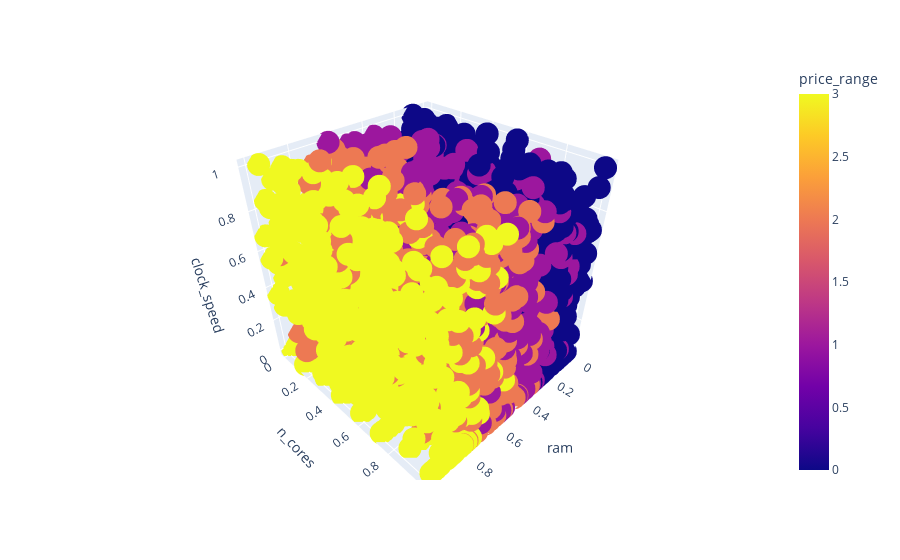

The code cell stored with this chart in its notebook:
### Code cell
fig = px.scatter_3d(df_normalized, x="ram", y="n_cores", z="clock_speed", color="price_range")
#fig = px.scatter(df_normalized, x="clock_speed", y="ram", color="price_range")
fig.show()

### Figure 1 — Plotly figure (JSON) as saved in the notebook; plotly's stock layout.template omitted (floating-point values rounded to 4 significant figures; data arrays with more than 128 entries replaced by an {"elided": "..."} marker saying what was removed)
{"data": [{"hovertemplate": "ram=%{x}<br>n_cores=%{y}<br>clock_speed=%{z}<br>price_range=%{marker.color}<extra></extra>", "legendgroup": "", "marker": {"color": {"elided": "2000 int values"}, "coloraxis": "coloraxis", "symbol": "circle"}, "mode": "markers", "name": "", "scene": "scene", "showlegend": false, "type": "scatter3d", "x": {"elided": "2000 float values"}, "y": {"elided": "2000 float values"}, "z": {"elided": "2000 float values"}}], "layout": {"coloraxis": {"colorbar": {"title": {"text": "price_range"}}, "colorscale": [[0, "#0d0887"], [0.1111, "#46039f"], [0.2222, "#7201a8"], [0.3333, "#9c179e"], [0.4444, "#bd3786"], [0.5556, "#d8576b"], [0.6667, "#ed7953"], [0.7778, "#fb9f3a"], [0.8889, "#fdca26"], [1, "#f0f921"]]}, "legend": {"tracegroupgap": 0}, "margin": {"t": 60}, "scene": {"domain": {"x": [0, 1], "y": [0, 1]}, "xaxis": {"title": {"text": "ram"}}, "yaxis": {"title": {"text": "n_cores"}}, "zaxis": {"title": {"text": "clock_speed"}}}}}
